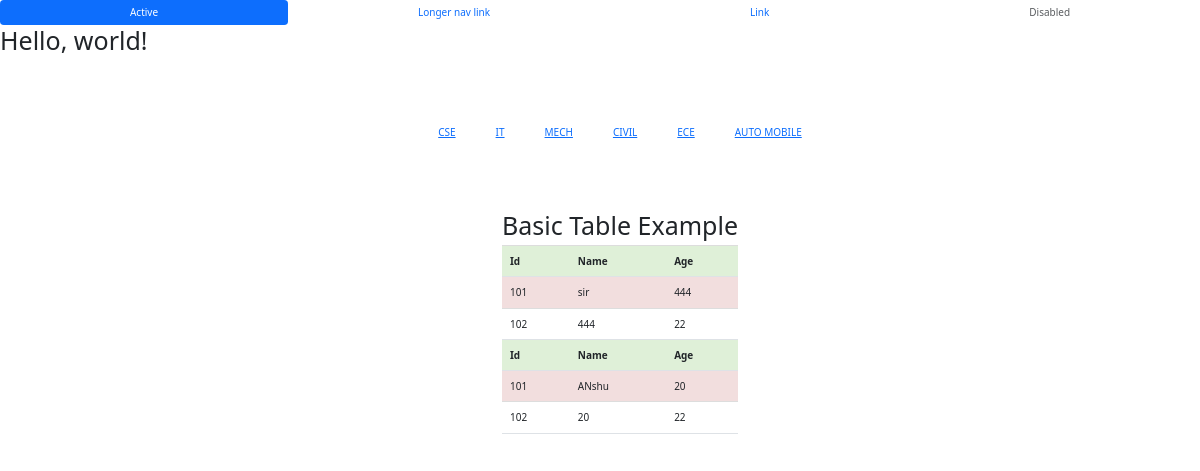
The page /filter/IT on the database its author committed.
### emps/models.py (models this page shows, shortened)
class Branch(models.Model):
    branch = models.CharField(max_length=222)
    def __str__(self):
        return self.branch

class Student(models.Model):
    name = models.CharField(max_length=222)
    age = models.PositiveIntegerField()
    branch = models.ForeignKey(Branch,on_delete=models.PROTECT)

### emps/views.py (the view)
# urls.py: path('filter/<str:branch>',views.filterbranch,name='filter'),
def filterbranch(request,branch):
    b = Branch.objects.get(branch=branch)
    data = Student.objects.filter(branch=b)
    dat=Branch.objects.all()
    return render(request,'show.html',{'data':data,'dat':dat})

### templates/show.html (shortened to what this page needs)
{% extends 'base.html' %}
{% block content %}
<div class="container">
    {% for b in dat %}
    <div class="branch">
        <a href="{% url 'filter' b %}">
            {{b.branch}}
        </a>
    </div>
        {% endfor %}
</div>
<div class="container">
<div class="table-responsive">
<div class="table-hover">
    <h1>Basic Table Example</h1>
  <table class="table "  >
    {% for i in data %}
    <tr class="success"><th>Id</th><th>Name</th><th>Age</th></tr>
    <tr class="danger"><td>101</td><td>{{i.name}}</td><td>{{i.age}}</td></tr>
    <tr class="success"></tr> <td>102</td><td>{{i.age}}</td><td>22</td></tr>
    <tr
    {% endfor %}
  </div>
</div>
</div>
{% endblock %}

### templates/show.html (style rules this page uses)
.container { display: flex; margin: 50px; justify-content: center; align-items: center; }
.branch { margin: 20px; cursor: pointer; }

### rows shown on the page
Branch: branch "CSE"
Branch: branch "IT"
Branch: branch "MECH"
Branch: branch "CIVIL"
Branch: branch "ECE"
Branch: branch "AUTO MOBILE"
Student: name "sir", age "444"
Student: name "ANshu", age "20"
